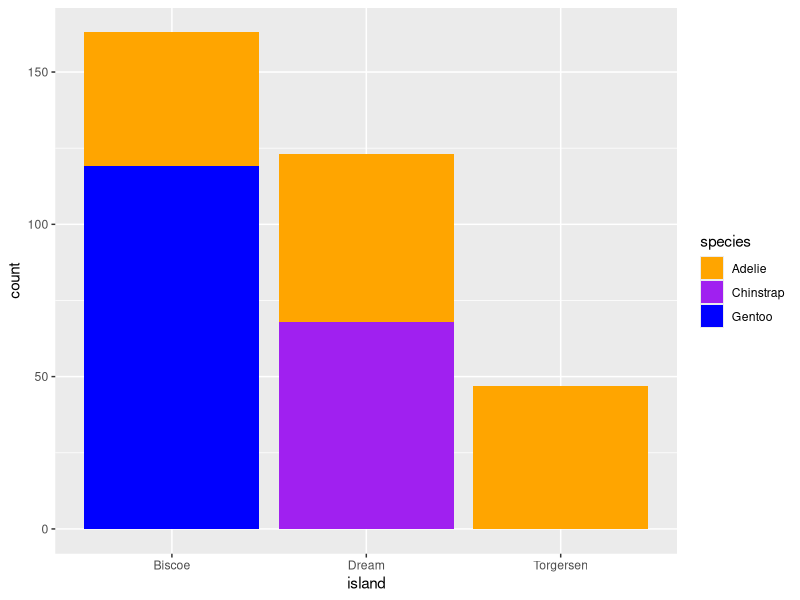
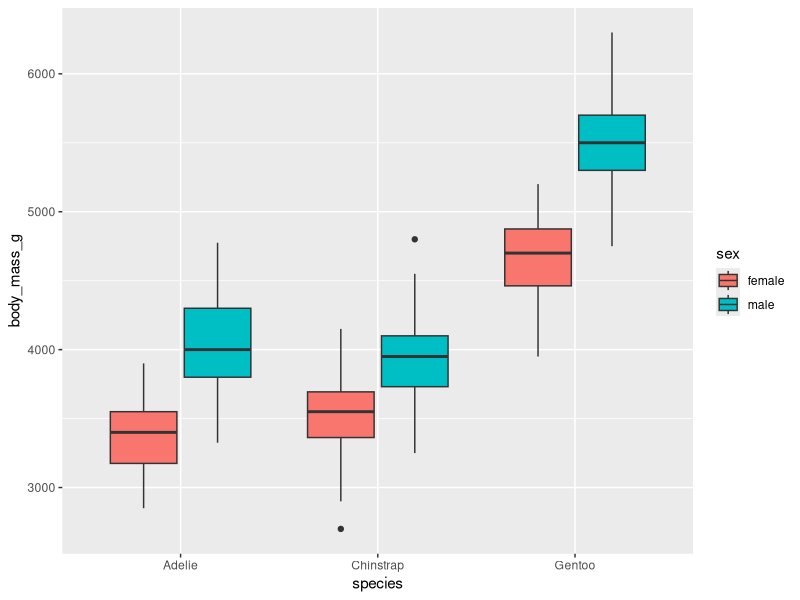

The R source for these figures, in order:
## ---- chunk 1
#| warning: false
#| message : false
#| results : false
library(tidyverse)
library(palmerpenguins)
#data(package = 'palmerpenguins')
penguins <- palmerpenguins::penguins
str(penguins)
summary(penguins)

## ---- chunk 2
#| message: true
#| error: true
table(penguins$species, penguins$sex)
penguins <- penguins |>
  na.omit()
billdepth <- penguins |>
  group_by(species) |>
  summarise(mean_bill_depth_mm = mean(bill_depth_mm),
            sd_bill_depth_mm = sd(bill_depth_mm),
            min_bill_depth_mm = min(bill_depth_mm),
            max_bill_depth_mm = max(bill_depth_mm))

billdepth

## ---- chunk 3
#| message: false
#| error: false

flipper <- penguins |>
  group_by(species) |>
  summarise(mean_flipper_length_mm = mean(flipper_length_mm),
            sd_flipper_length_mm = sd(flipper_length_mm), 
            min_flipper_length_mm = min(flipper_length_mm),
            max_flipper_length_mm = max(flipper_length_mm))

flipper

## ---- chunk 4
#| warning: false
#| message: false
#| error: false
bodymass <- penguins |>
  group_by(species) |>
  summarise(mean_body_mass_g = mean(body_mass_g),
            sd_body_mass_g = sd(body_mass_g),
            min_body_mass_g = min(body_mass_g),
            max_body_mass_g = max(body_mass_g))

bodymass

## ---- chunk 5
#| warning: false
#| message: false
ggplot(data = penguins, aes(x = island, fill = species)) +
         geom_bar() + 
         scale_fill_manual(values = c("orange", "purple", "blue"))
## ---- chunk 6
#| warning: false
#| message: false

ggplot(data = penguins)+
  geom_boxplot(aes(x = species, y = body_mass_g, fill = sex ))

